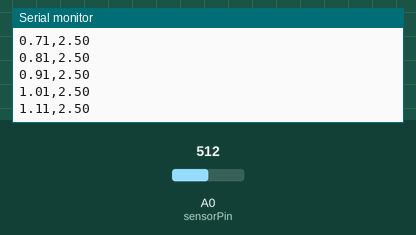
This sketch was run on a simulated Arduino Uno, built with avr-gcc and run on an emulated ATmega328P. On the bench: the last lines printed to the serial monitor. The test bench sets the inputs (shaded band); at power-on: A0 (sensorPin) = 512.

Above: at 1.2 s.
1.3 s: A0 (sensorPin) set to 716
At 1.32 s:
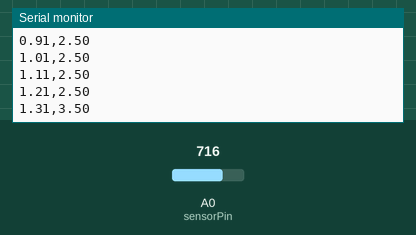
2.8 s: A0 (sensorPin) set to 900
At 2.83 s:
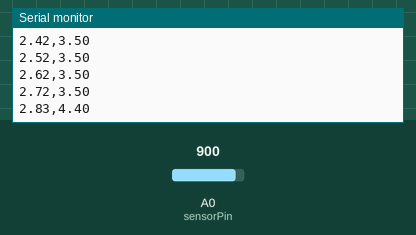
Timing chart, 0 to 5.8 s (numbered marks = the images above; inputs shaded):
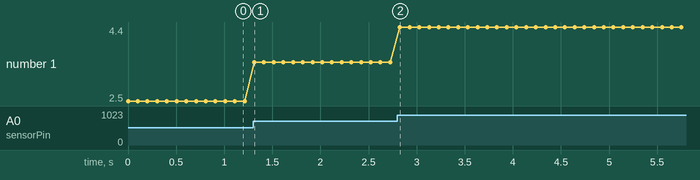

Measured:
- after the input at 1.3 s, the serial monitor: prints a new line at once (image 1)
- plotted number 1: 2.5 → 3.5 after the input at 1.3 s

The sketch:

MQ-8_arduino.ino
```cpp
// No LED MQ-8 code
const int sensorPin = A0;
unsigned long startTime;

// Set up connection
void setup() {
  Serial.begin(115200);
  startTime = millis();
}

void loop() {
  unsigned long t = millis() - startTime;
  float t_s = t / 1000.0;
  int raw = analogRead(sensorPin);
  float voltage = raw * (5.0 / 1023.0);

  // Stream data across connection to be read by matlab code
  Serial.print(t_s);
  Serial.print(",");
  Serial.println(voltage);   // IMPORTANT: println adds newline

  delay(100);
}
```
